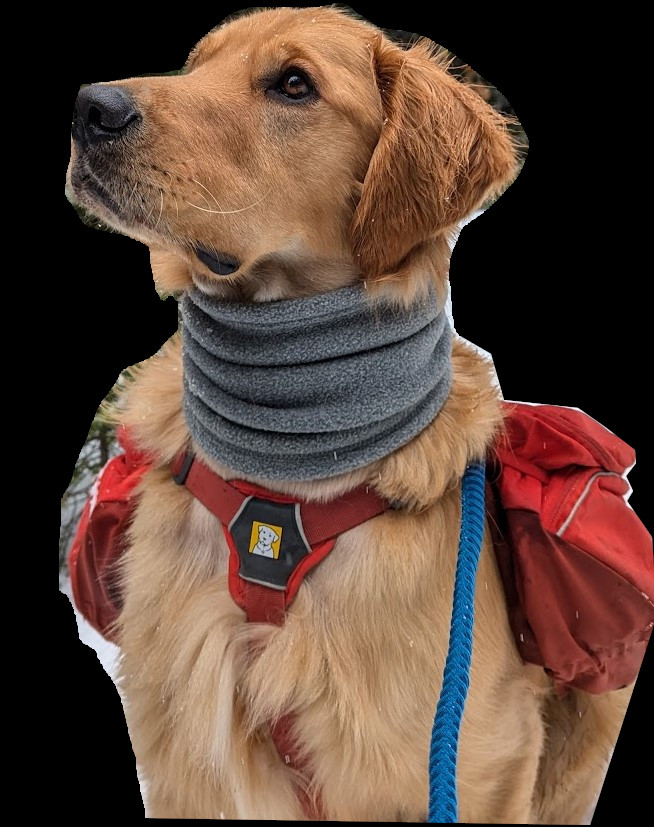
#> input picture input/GARTH.jpg, 654 x 827 px; its folder holds only this picture in this run
$ python test.py
#> lines starting #> are read from the running program, lines starting #| are printed output that depends on the picture
from PIL import Image, ImageEnhance
import os
import matplotlib.pyplot as plt
import numpy as np
import svgwrite


def load_image(file_path: str) -> Image.Image:
    """
    Load an image from a specified file path and convert it to RGB.
    """
#> called with file_path = 'input/GARTH.jpg'
    with Image.open(file_path) as img:
#> img is the input picture: PIL image 654x827 RGB; mean R, G, B 92.8, 68.5, 56.9
        return img.convert('RGB')


def load_images_from_dir(directory: str) -> tuple[list[str], list[Image.Image]]:
    """
    Load all PNG and JPG images in a directory and return them in a list.
    """
    supported_formats = ('.png', '.jpg', '.jpeg')
    filenames: list[str] = []
    images: list[Image.Image] = []
    for filename in os.listdir(directory):
        if filename.lower().endswith(supported_formats):
            file_path = os.path.join(directory, filename)
            image = load_image(file_path)
            filenames.append(filename)
            images.append(image)
    return filenames, images


def resize_image(image: Image.Image, max_size: int = 200) -> Image.Image:
    """
    Resize an image to fit within a max size bounding box, maintaining the original aspect ratio.
    """
    # Find which side is longest. This side will be scaled to max_size pixels and the other side
    # will be scaled proportionally, so that the original aspect ratio is maintained.
    width, height = image.size
    if width > height:
        scale_factor = max_size / width
    else:
        scale_factor = max_size / height
    new_size = (int(width * scale_factor), int(height * scale_factor))
    return image.resize(new_size, Image.Resampling.LANCZOS)


def get_pixel_data(image: Image.Image) -> list[tuple[int, int, int]]:
    """
    Get the pixel data from an image, as a list of tuples (R,G,B).
    """
    return list(image.getdata())


def rgb_to_luminance(pixel_data: list[tuple[int, int, int]]) -> list[int]:
    """
    Convert a list of RGB pixel data to a list of luminance values.
    """
    luminance_values = [
        int(0.2126 * r + 0.7152 * g + 0.0722 * b)
        for r, g, b in pixel_data
    ]
    return luminance_values


def display_luminance_preview(luminance_values: list[int], dimensions: tuple[int, int]):
    """
    Display a preview of an image from its luminance values.
    """
    # Convert the list of luminance values back into a 2D array. Need to switch the dimensions because of how
    # numpy treats array dimensions.
    luminance_array = np.array(luminance_values).reshape((dimensions[1], dimensions[0]))
    plt.imshow(luminance_array, cmap='gray', interpolation='none')
    plt.axis('off')  # Hide axes for better visualization
    plt.show()


def save_svg_ascii_grid_from_luminance(luminance_data: list[int], dimensions: tuple[int, int], filename: str, bottom_text: list[str] = None, left_justified=True) -> str:
    """
    Save an SVG file with a grid of the letter "g" based on the dimensions of the provided image. Returns the saved filename.
    """
    density_str = "Ñ@#W$9876543210?!abc;:+=-,.      "
    width, height = dimensions
    scale_factor = 10  # Adjust this value to change the size of the SVG
    scaled_width = width * scale_factor
    scaled_height = height * scale_factor
    cell_size = max(scaled_width, scaled_height) // max(width, height)
    filename = os.path.join("output", f"{filename}.svg")
    dwg: svgwrite.Drawing = svgwrite.Drawing(
        filename,
        size=(scaled_width, scaled_height),
        profile='full'
    )
    # Set the background color to white
    dwg.add(dwg.rect(insert=(0, 0), size=('100%', '100%'), fill="black"))
    for y in range(height):
        for x in range(width):
            x_pos = x * cell_size + cell_size // 2
            y_pos = y * cell_size + cell_size // 2
            index = y * width + x
            density_str_index = int(luminance_data[index] / 255 * (len(density_str) - 1) + 0.5)
            density_str_index = len(density_str) - density_str_index - 1
            character = density_str[density_str_index]
            # If bottom text is provided, we may overwrite the normal character selection with the text character
            if bottom_text and left_justified:
                # Left justified bottom text
                bottom_text_index = (y - height) + len(bottom_text)
                if bottom_text_index >= 0 and x < len(bottom_text[bottom_text_index]):
                    character = bottom_text[bottom_text_index][x]
            elif bottom_text and not left_justified:
                # Right justified bottom text
                bottom_text_index = (y - height) + len(bottom_text)
                if bottom_text_index >= 0 and x >= width - len(bottom_text[bottom_text_index]):
                    character = bottom_text[bottom_text_index][x - (width - len(bottom_text[bottom_text_index]))]
            text = dwg.text(
                character,
                insert=(x_pos, y_pos),
                text_anchor="middle",
                dominant_baseline="middle",
                font_size=cell_size,
                font_family="Courier, monospace",
                fill="white"
            )
            dwg.add(text)
    dwg.save()
    return filename


def main():
    # Read files from the input dir.
    directory = "input/"
    filenames, original_images = load_images_from_dir(directory)
#> filenames = ['GARTH.jpg']; original_images = 1 item
    # Resize the images to be manageable for ascii art.
    resized_images = [resize_image(image) for image in original_images]
#> resized_images = 1 item
    # Can adjust contrast for better effect.
    contrasted_images = []
    for image in resized_images:
        enhancer = ImageEnhance.Contrast(image)
        enhanced_image = enhancer.enhance(1.5)
        contrasted_images.append(enhanced_image)
#> this loop made 1 pass
#> pass 1, in main, `enhanced_image = enhancer.enhance(1.5)`:
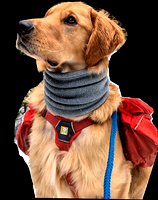
#> enhanced_image: PIL image 158x200 RGB; mean R, G, B 112.8, 77.7, 60.3
#> after the loop, contrasted_images = 1 item
    # Convert images to RGB pixel data lists [[R, G, B, R, G, B, ...]..]
    rgb_data = [get_pixel_data(image) for image in contrasted_images]
#> rgb_data = 1 item
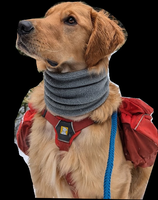
#> image: PIL image 158x200 RGB; mean R, G, B 92.9, 68.6, 57
    # Convert RBG data lists to Luminance data lists [[L, L, ...]..]
    luminance_data = [rgb_to_luminance(rgb) for rgb in rgb_data]
#> luminance_data = 1 item
    # Uncomment this to see a preview window with the luminance values plotted to gray squares
    # display_luminance_preview(luminance_data[0], resized_images[0].size)
    # Save luminance lists to ASCII SVGs
    for i in range(len(luminance_data)):
        bottom_text = [
            "Artwork Title",
            "Grayson Pike, 2024"
        ]
        filename = save_svg_ascii_grid_from_luminance(
            luminance_data[i],
            contrasted_images[i].size,
            filenames[i].split(".")[0],  # Remove file extension
            bottom_text,
            left_justified=True
        )
        print(f"Saved file: {filename}")
#> this loop made 1 pass
#> (bottom_text, density_str in save_svg_ascii_grid_from_luminance, width in save_svg_ascii_grid_from_luminance, height in save_svg_ascii_grid_from_luminance, scale_factor in save_svg_ascii_grid_from_luminance, scaled_width in save_svg_ascii_grid_from_luminance, scaled_height in save_svg_ascii_grid_from_luminance, cell_size in save_svg_ascii_grid_from_luminance) on pass 1: (['Artwork Title', 'Grayson Pike, 2024'], 'Ñ@#W$9876543210?!abc;:+=-,.      ', 158, 200, 10, 1580, 2000, 10)


if __name__ == "__main__":
    main()
#> (the call stopped at in save_svg_ascii_grid_from_luminance, `dwg: svgwrite.Drawing = svgwrite.Drawing( filename, size=(scaled_width..`: svgwrite is not available in this run)

$ run again, on input/HUNTER.jpg
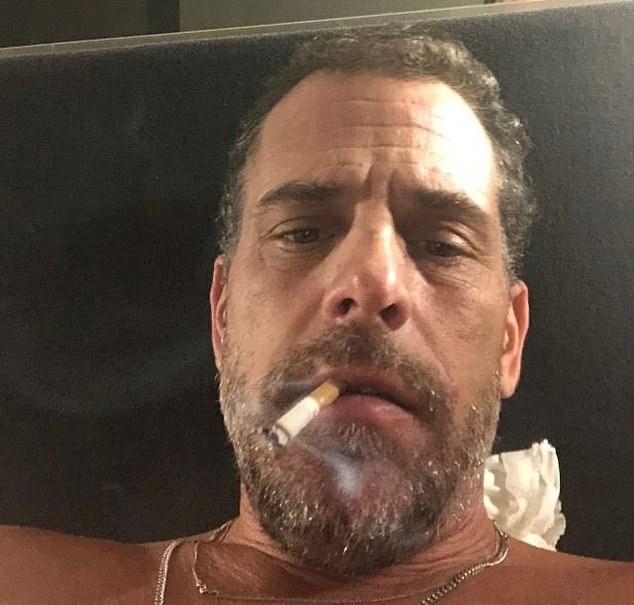
#> input picture input/HUNTER.jpg, 634 x 605 px
#> in load_image, img is the input picture: PIL image 634x605 RGB; mean R, G, B 100.2, 79.5, 65.9
#> filenames = ['HUNTER.jpg']; original_images = 1 item
#> the loop in main, `for image in resized_images:` made 1 pass
#> pass 1, in main, `enhanced_image = enhancer.enhance(1.5)`:
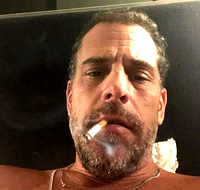
#> enhanced_image: PIL image 200x190 RGB; mean R, G, B 104.4, 75.3, 55.9
#> the loop in main, `for i in range(len(luminance_data)):` made 1 pass
#> (bottom_text, density_str in save_svg_ascii_grid_from_luminance, width in save_svg_ascii_grid_from_luminance, height in save_svg_ascii_grid_from_luminance, scale_factor in save_svg_ascii_grid_from_luminance, scaled_width in save_svg_ascii_grid_from_luminance, scaled_height in save_svg_ascii_grid_from_luminance, cell_size in save_svg_ascii_grid_from_luminance) on pass 1: (['Artwork Title', 'Grayson Pike, 2024'], 'Ñ@#W$9876543210?!abc;:+=-,.      ', 200, 190, 10, 2000, 1900, 10)

$ run again, on input/arturrro-GdTLaWamFHw-unsplash.jpg
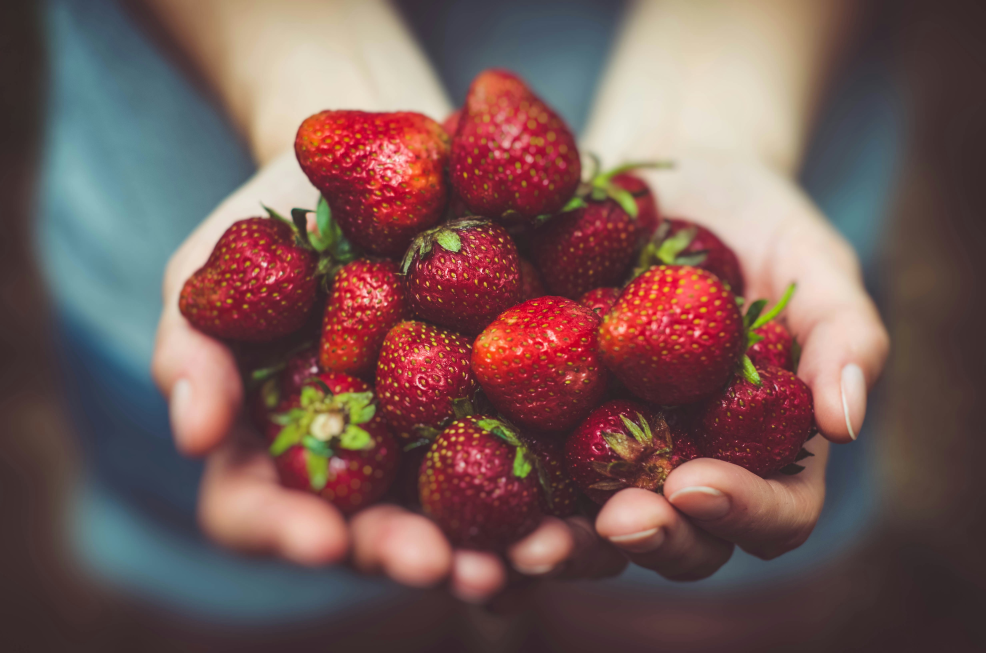
#> input picture input/arturrro-GdTLaWamFHw-unsplash.jpg, 4928 x 3264 px (shown at 1/5 size)
#> in load_image, img is the input picture: PIL image 4928x3264 RGB; mean R, G, B 118, 89.7, 87.1
#> filenames = ['arturrro-GdTLaWamFHw-unsplash.jpg']; original_images = 1 item
#> the loop in main, `for image in resized_images:` made 1 pass
#> pass 1, in main, `enhanced_image = enhancer.enhance(1.5)`:
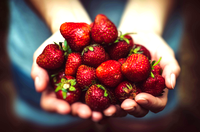
#> enhanced_image: PIL image 200x132 RGB; mean R, G, B 122.5, 84.2, 81.3
#> in main, `rgb_data = [get_pixel_data(image) for image in contrasted_images]`:
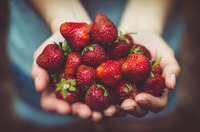
#> image: PIL image 200x132 RGB; mean R, G, B 118, 89.7, 87.1
#> the loop in main, `for i in range(len(luminance_data)):` made 1 pass
#> (bottom_text, density_str in save_svg_ascii_grid_from_luminance, width in save_svg_ascii_grid_from_luminance, height in save_svg_ascii_grid_from_luminance, scale_factor in save_svg_ascii_grid_from_luminance, scaled_width in save_svg_ascii_grid_from_luminance, scaled_height in save_svg_ascii_grid_from_luminance, cell_size in save_svg_ascii_grid_from_luminance) on pass 1: (['Artwork Title', 'Grayson Pike, 2024'], 'Ñ@#W$9876543210?!abc;:+=-,.      ', 200, 132, 10, 2000, 1320, 10)
